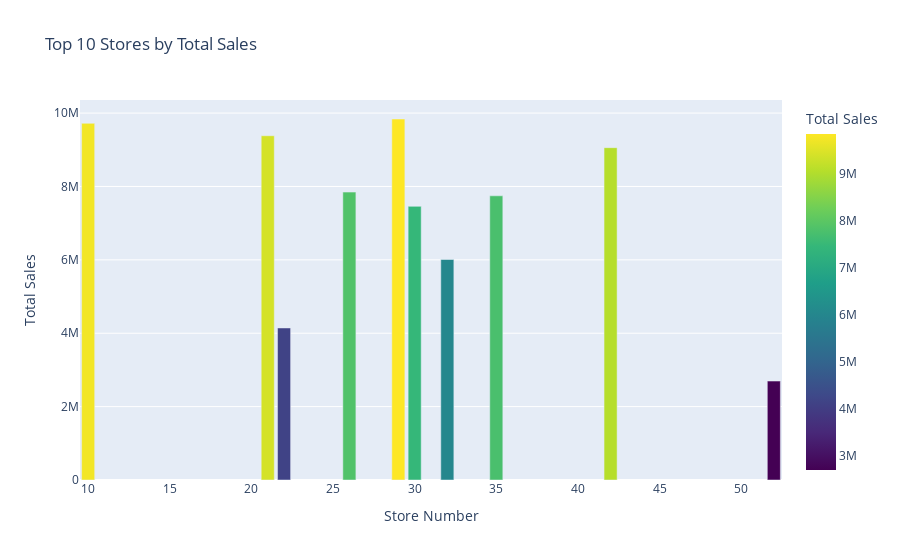

Notebook code for this chart:
### Markdown cell above
1.	What are the top 10 stores in terms of sales?

### Code cell
# DataFrame containing merged data
top_stores_sales = train_df.groupby('store_nbr')['sales'].sum().sort_values(ascending=True).head(10).reset_index()

# Plotting with Plotly
fig = px.bar(top_stores_sales, x='store_nbr', y='sales',
             title='Top 10 Stores by Total Sales',
             labels={'sales': 'Total Sales', 'store_nbr': 'Store Number'},
             color='sales',
             color_continuous_scale='viridis')

# Customize layout
fig.update_layout(xaxis_title='Store Number', yaxis_title='Total Sales')

fig.show()

### Figure 1 — Plotly figure (JSON) as saved in the notebook; plotly's stock layout.template omitted (floating-point values rounded to 4 significant figures)
{"data": [{"alignmentgroup": "True", "hovertemplate": "Store Number=%{x}<br>Total Sales=%{marker.color}<extra></extra>", "legendgroup": "", "marker": {"color": [2696000.0, 4144000.0, 6010000.0, 7458000.0, 7745000.0, 7846000.0, 9058000.0, 9383000.0, 9721000.0, 9839000.0], "coloraxis": "coloraxis", "pattern": {"shape": ""}}, "name": "", "offsetgroup": "", "orientation": "v", "showlegend": false, "textposition": "auto", "type": "bar", "x": [52, 22, 32, 30, 35, 26, 42, 21, 10, 29], "xaxis": "x", "y": [2696000.0, 4144000.0, 6010000.0, 7458000.0, 7745000.0, 7846000.0, 9058000.0, 9383000.0, 9721000.0, 9839000.0], "yaxis": "y"}], "layout": {"barmode": "relative", "coloraxis": {"colorbar": {"title": {"text": "Total Sales"}}, "colorscale": [[0, "#440154"], [0.1111, "#482878"], [0.2222, "#3e4989"], [0.3333, "#31688e"], [0.4444, "#26828e"], [0.5556, "#1f9e89"], [0.6667, "#35b779"], [0.7778, "#6ece58"], [0.8889, "#b5de2b"], [1, "#fde725"]]}, "legend": {"tracegroupgap": 0}, "title": {"text": "Top 10 Stores by Total Sales"}, "xaxis": {"anchor": "y", "domain": [0, 1], "title": {"text": "Store Number"}}, "yaxis": {"anchor": "x", "domain": [0, 1], "title": {"text": "Total Sales"}}}}
